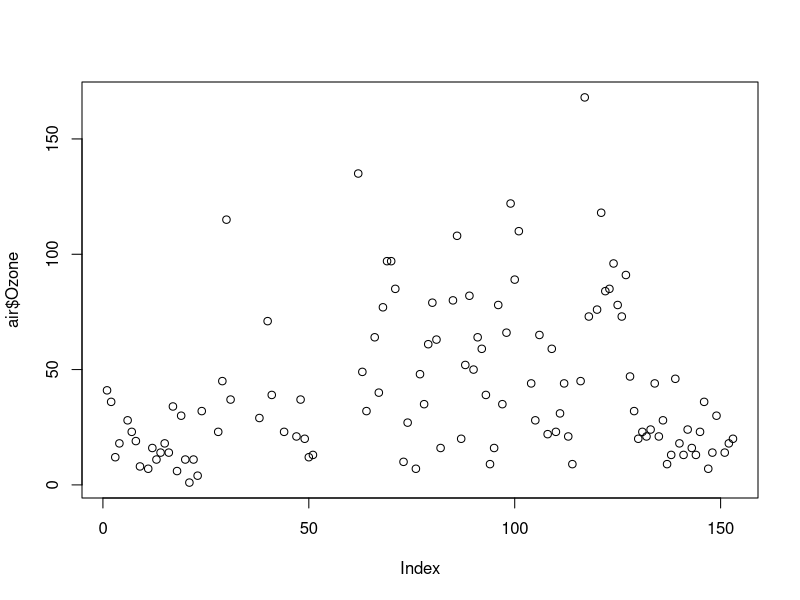
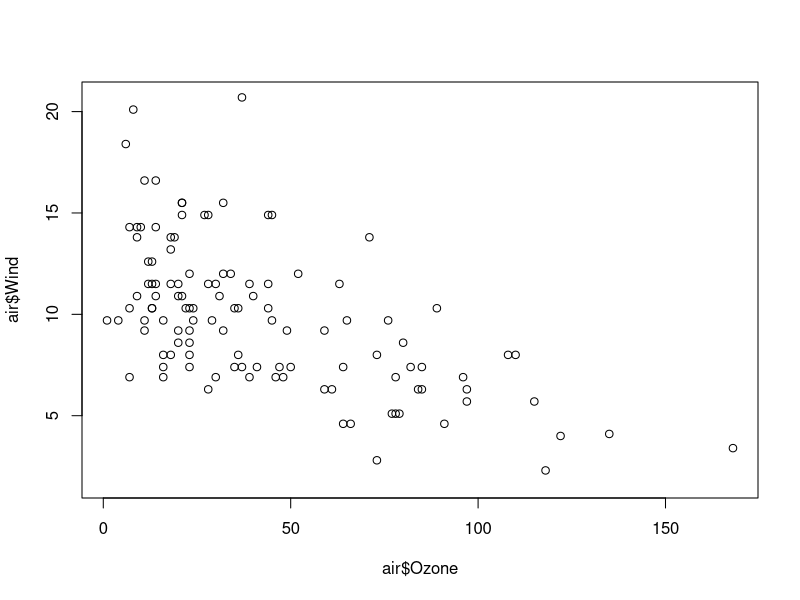
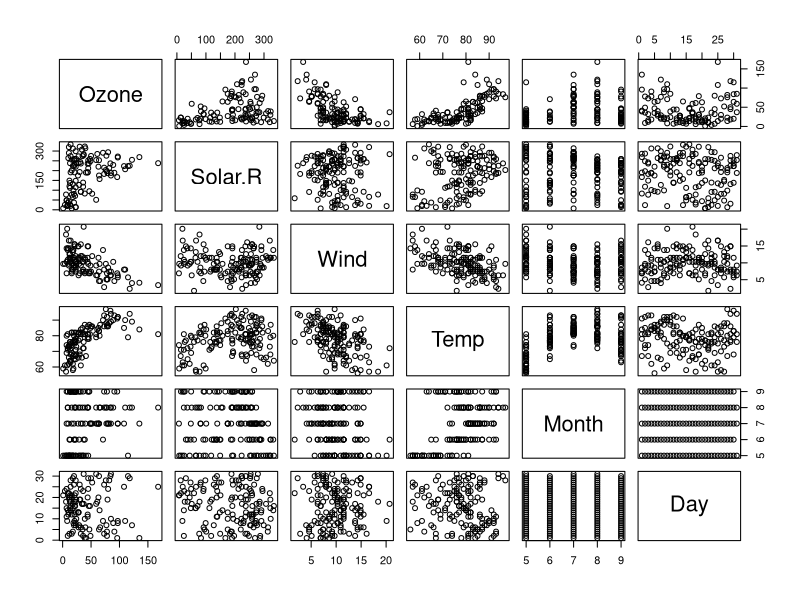
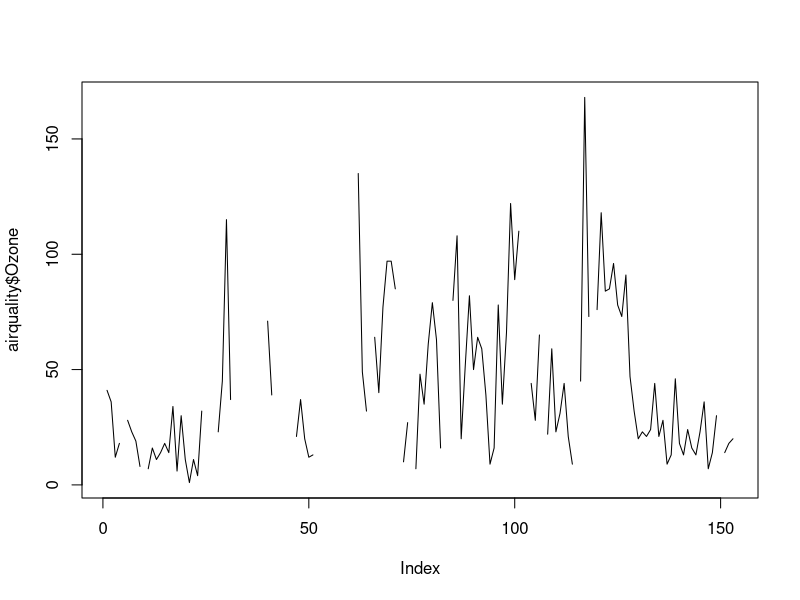
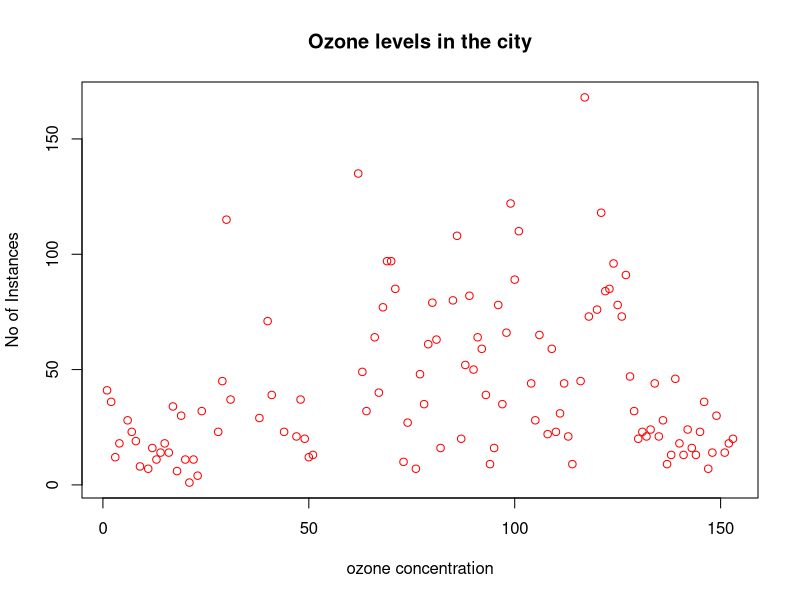
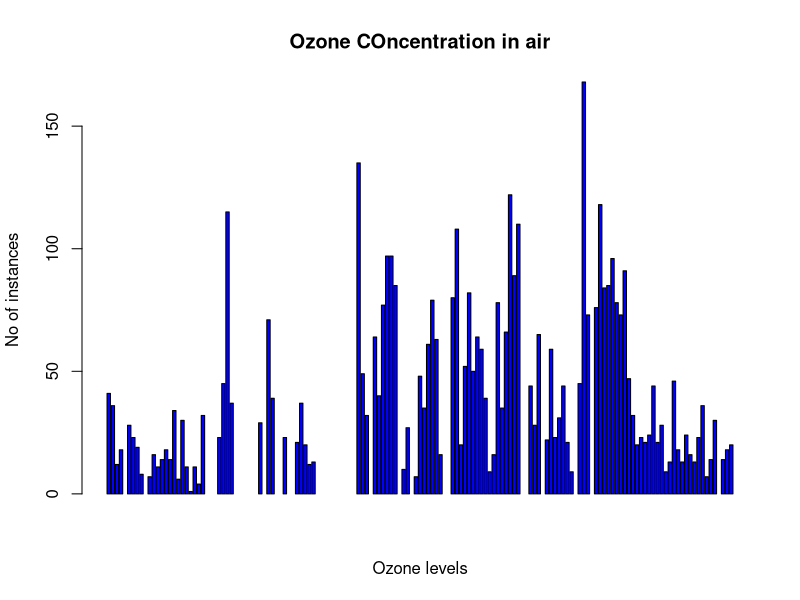
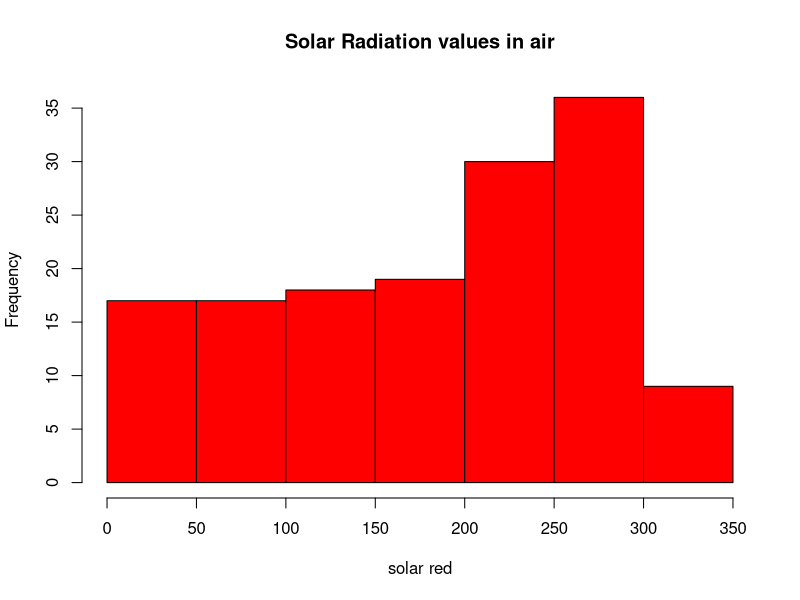
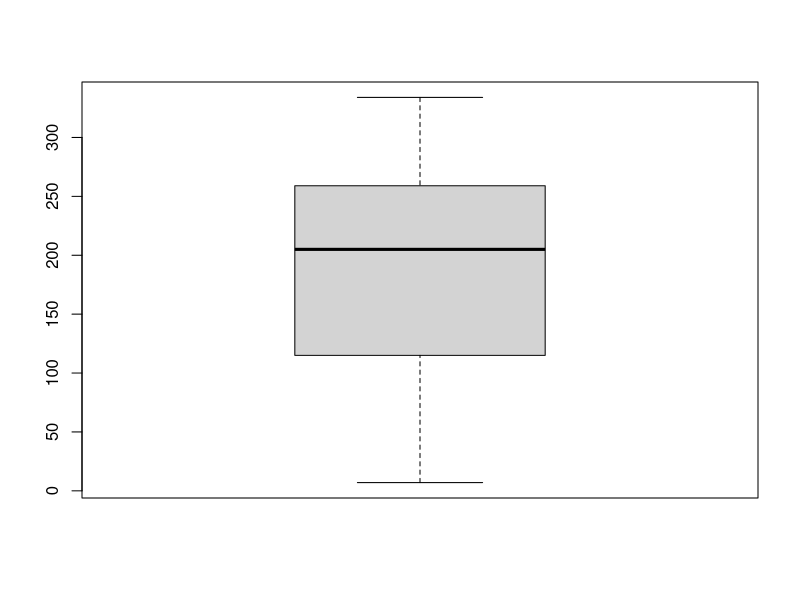

These figures' R source, in order:

air<-datasets::airquality # to import dataset 
head(air) #gives top 6 values (first 6 rows)
tail(air) #give bottom 6 values (last 6 rows)

airquality[,c(1,2)] # generate first 2 columns 

airquality $Temp #gives detail description of temp

summary(air)# gives detail description of whole dataset

summary(air$Temp) # summary of temp

summary(air$Ozone) 

summary(air$Wind) 

plot(air$Ozone) # plot the graph of Ozone

plot(air$Ozone,air$Wind) #plot the graph of ozone x-axis is Ozone y is wind 

plot(airquality) #plot the graph

summary(air)

plot(airquality $Ozone,type="l")#p-points l=lines b:both h

plot(airquality $Ozone, xlab = "ozone concentration",ylab="No of Instances",main="Ozone levels in the city",col="red")# xlab-xaxis ylab=yaxis main=title col=color 

#Barplot
barplot(air $Ozone,main = "Ozone COncentration in air",xlab="Ozone levels",ylab="No of instances",col="blue",horiz=FALSE)

#Histogram
hist(air$Solar.R,
main="Solar Radiation values in air",
xlab="solar red",col="red")

boxplot(airquality$Solar.R)
# Multiple box plot

boxplot(air[,1:4],main="multiple") # 1:4 columns together

# TO see the all the plots togther 

# Margin of the grid(mar),
# no of rows and columns(mfrow)
# whether a border is to be includes(bty)
# and position of the 
# Lables(las:1 for horizontal, las:0 for vertical)


par(mfrow=c(3,3),mar=c(2,4,2,1), las=0,bty="n") # divide into 3 grids 

plot(air$Ozone)

plot(air$Ozone,air$Wind)

plot(air$Ozone,type="c")
plot(air$Ozone,type="s")
plot(air$Ozone,type="h")

barplot(air$Ozone,main="Ozone COncentration",xlab="ozone",ylab = "no of instaces", col="blue",horiz = TRUE)
hist(air$Solar.R)
boxplot(air$Solar.R)
boxplot(air[,0:4],main="Multiple box plot")
